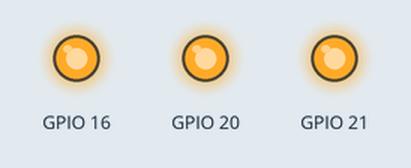
A program run on a simulated Raspberry Pi (BCM pin numbers). Parts: output pins drawn as LEDs (lit = HIGH).

Above: at 0.5 s.
At 3.5 s:
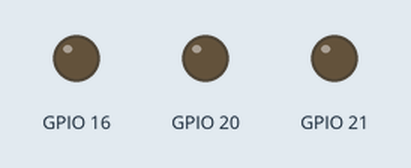
Timing chart, 0 to 4.6 s (numbered marks = the images above):
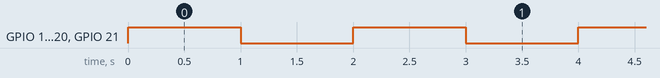

Measured:
- by itself, GPIO 16, GPIO 20, GPIO 21: alternates HIGH for 1.0 s and LOW for 1.0 s

The program:

main1.py
```python
# RPi.GPIO 모듈 (라즈베리파이 GPIO 핀 제어 라이브러리)
import RPi.GPIO as GPIO
import time

# GPIO 핀 번호 설정 (BCM 모드 사용)
GPIO.setmode(GPIO.BCM)

# GPIO 핀 16, 20, 21번을 출력 모드로 설정
GPIO.setup(16, GPIO.OUT)
GPIO.setup(20, GPIO.OUT)
GPIO.setup(21, GPIO.OUT)

try:
    while 1:  # 반복
        # GPIO 핀 16, 20, 21번에 HIGH 신호 출력 (LED 켜기)
        GPIO.output(16, GPIO.HIGH)
        GPIO.output(20, GPIO.HIGH)
        GPIO.output(21, GPIO.HIGH)
        time.sleep(1.0)  # 1초 대기

        # GPIO 핀 16, 20, 21번에 LOW 신호 출력 (LED 끄기)
        GPIO.output(16, GPIO.LOW)
        GPIO.output(20, GPIO.LOW)
        GPIO.output(21, GPIO.LOW)
        time.sleep(1.0)

except KeyboardInterrupt:  # 키보드 인터럽트(Ctrl + C) 발생 시 실행
    pass  # 아무 작업도 하지 않고 넘어감

# GPIO 설정 초기화 (모든 핀을 안전한 상태로)
GPIO.cleanup()
```
